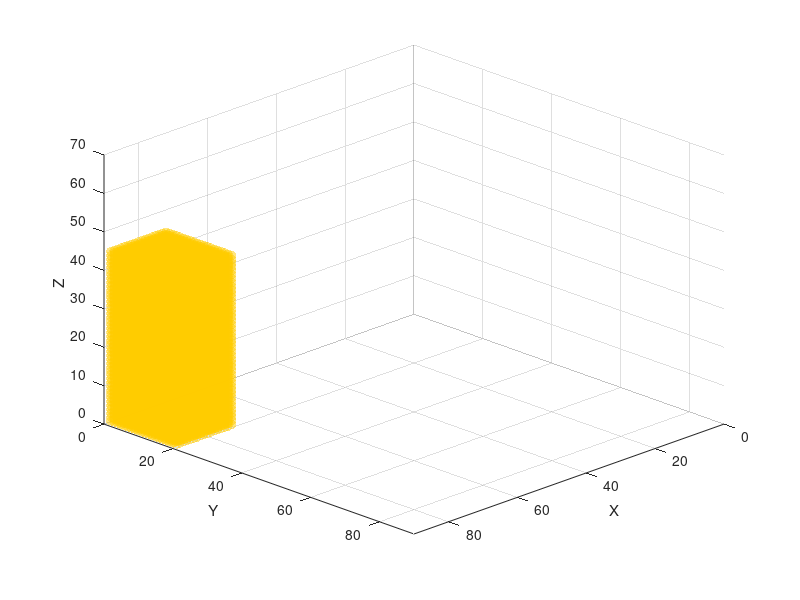

Write the MATLAB code that produced this figure. (Note: this script raises an error after producing the figure.)
%% Map dimensions (MAKE SURE THEY ARE THE SAME AS THE MAP CREATOR)
mapSizeX = 90; mapSizeY = 90; mapSizeZ = 70;
mapSize = [mapSizeX, mapSizeY, mapSizeZ];

%% Generate ROI and Object positions
% We store environment state in this matrix with this values:
% ---- 0 = free | 1= Occupied | 2 = unexplored | 3 = Frontier | 4 = ROI | 
% ---- 5 = Object
voxelStates = 2*ones(mapSize);

%% DEFINE ROI SETTINGS
voxelStates(73:89, 1:20, 1:45) = 4;

%% DEFINE OBJECTIVE LOCATION
objectX=80; objectY=10; objectZ=3;

% Define the object value
objectValue = 5;
% Compute 3x3x3 block centered on the object position
for dx = -1:1
    for dy = -1:1
        for dz = -1:1
            x = objectX + dx;
            y = objectY + dy;
            z = objectZ + dz;

            % Check bounds before assigning
            if x >= 1 && x <= size(voxelStates,1) && ...
               y >= 1 && y <= size(voxelStates,2) && ...
               z >= 1 && z <= size(voxelStates,3)
                voxelStates(x,y,z) = objectValue;
            end
        end
    end
end

figure;             
hold on; 
axis([0 mapSize(1) 0 mapSize(2) 0 mapSize(3)]);
grid on;
xlabel('X'); ylabel('Y'); zlabel('Z');


[rx, ry, rz] = ind2sub(size(voxelStates), find(voxelStates == 4));
scatter3(rx-0.5, ry-0.5, rz-0.5, 50, [1, 0.8, 0], 'filled', 'MarkerFaceAlpha', 0.5);
[gx, gy, gz] = ind2sub(size(voxelStates), find(voxelStates == 5));
scatter3(gx-0.5, gy-0.5, gz-0.5, 50, [0.6, 0.2, 0.8], 'filled', 'MarkerFaceAlpha', 1);
view(135, 30);

%% Save Voxel Initial States Matrix
save('../../Maps_ROI_Object_Situations/Office_1_situations/Office_1_voxelStates_3.mat','voxelStates');
disp('saved voxelStates')
